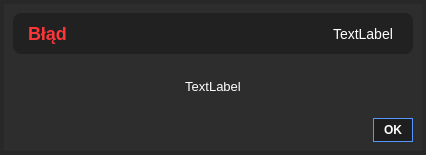
<?xml version="1.0" encoding="UTF-8"?>
<ui version="4.0">
 <class>InfoDialog</class>
 <widget class="QDialog" name="InfoDialog">
  <property name="geometry">
   <rect>
    <x>0</x>
    <y>0</y>
    <width>422</width>
    <height>155</height>
   </rect>
  </property>
  <property name="sizePolicy">
   <sizepolicy hsizetype="Minimum" vsizetype="Minimum">
    <horstretch>0</horstretch>
    <verstretch>0</verstretch>
   </sizepolicy>
  </property>
  <property name="minimumSize">
   <size>
    <width>400</width>
    <height>150</height>
   </size>
  </property>
  <property name="windowTitle">
   <string>Dialog</string>
  </property>
  <property name="styleSheet">
   <string notr="true">#errlabel {
	font-size: 18px;
	font-weight:500;
}
#widgetas{
	background-color: rgb(45, 45, 45);
	
}QPushButton {
	background-color: rgb(30, 30, 30);
	border: 1px solid rgb(85, 150, 255);
	color: rgb(85, 150, 255);
	padding: 4px 10px;
	font: 75 10pt &quot;Segoe UI&quot;;
	font-weight: 500;
}
QPushButton::hover {
	background-color: rgb(85, 150, 255);
	border: 1px solid rgb(30, 30, 30);
	font: 75 10pt &quot;Segoe UI&quot;;
	color: rgb(30, 30, 30);
	border-radius:5px;
	font-weight: 500;
}

QPushButton::disabled {
	color:rgb(30, 47, 103);
	background-color:rgb(85, 106, 132);
	border: 1px solid rgb(7, 23, 59);
	border-radius: 10px;
	font-size: 14px;
}

#errlabel {
	padding:10px;
}
#widgetTitle{
	background-color: rgb(33, 33, 33);
	border-radius: 8px;
}

#widgetx{
	background-color: rgb(45, 45, 45);
	border: 4px solid #282828;
}</string>
  </property>
  <layout class="QVBoxLayout" name="verticalLayout" stretch="0">
   <property name="sizeConstraint">
    <enum>QLayout::SetMinimumSize</enum>
   </property>
   <property name="leftMargin">
    <number>0</number>
   </property>
   <property name="topMargin">
    <number>0</number>
   </property>
   <property name="rightMargin">
    <number>0</number>
   </property>
   <property name="bottomMargin">
    <number>0</number>
   </property>
   <item>
    <widget class="QWidget" name="widgetx" native="true">
     <property name="sizePolicy">
      <sizepolicy hsizetype="Minimum" vsizetype="Minimum">
       <horstretch>0</horstretch>
       <verstretch>0</verstretch>
      </sizepolicy>
     </property>
     <property name="styleSheet">
      <string notr="true"/>
     </property>
     <layout class="QVBoxLayout" name="verticalLayout_3">
      <property name="spacing">
       <number>0</number>
      </property>
      <property name="sizeConstraint">
       <enum>QLayout::SetMinimumSize</enum>
      </property>
      <property name="leftMargin">
       <number>4</number>
      </property>
      <property name="topMargin">
       <number>4</number>
      </property>
      <property name="rightMargin">
       <number>4</number>
      </property>
      <property name="bottomMargin">
       <number>4</number>
      </property>
      <item>
       <widget class="QWidget" name="widgetas" native="true">
        <property name="sizePolicy">
         <sizepolicy hsizetype="Minimum" vsizetype="Minimum">
          <horstretch>0</horstretch>
          <verstretch>0</verstretch>
         </sizepolicy>
        </property>
        <property name="styleSheet">
         <string notr="true">color:white;</string>
        </property>
        <layout class="QVBoxLayout" name="verticalLayout_2" stretch="0,1,0">
         <property name="sizeConstraint">
          <enum>QLayout::SetMinimumSize</enum>
         </property>
         <item>
          <widget class="QWidget" name="widgetTitle" native="true">
           <property name="styleSheet">
            <string notr="true"/>
           </property>
           <layout class="QHBoxLayout" name="horizontalLayout" stretch="4,1">
            <property name="spacing">
             <number>0</number>
            </property>
            <property name="leftMargin">
             <number>0</number>
            </property>
            <property name="topMargin">
             <number>0</number>
            </property>
            <property name="rightMargin">
             <number>0</number>
            </property>
            <property name="bottomMargin">
             <number>0</number>
            </property>
            <item>
             <widget class="QLabel" name="errlabel">
              <property name="styleSheet">
               <string notr="true">color: rgb(255, 53, 56);</string>
              </property>
              <property name="text">
               <string>Błąd</string>
              </property>
              <property name="wordWrap">
               <bool>true</bool>
              </property>
             </widget>
            </item>
            <item alignment="Qt::AlignLeft">
             <widget class="QLabel" name="titlelabel">
              <property name="styleSheet">
               <string notr="true">font-size: 14px;</string>
              </property>
              <property name="text">
               <string>TextLabel</string>
              </property>
             </widget>
            </item>
           </layout>
          </widget>
         </item>
         <item alignment="Qt::AlignHCenter">
          <widget class="QLabel" name="contentlabel">
           <property name="sizePolicy">
            <sizepolicy hsizetype="Minimum" vsizetype="Minimum">
             <horstretch>0</horstretch>
             <verstretch>0</verstretch>
            </sizepolicy>
           </property>
           <property name="minimumSize">
            <size>
             <width>400</width>
             <height>0</height>
            </size>
           </property>
           <property name="maximumSize">
            <size>
             <width>700</width>
             <height>16777215</height>
            </size>
           </property>
           <property name="styleSheet">
            <string notr="true">font-size: 13px;</string>
           </property>
           <property name="text">
            <string>TextLabel</string>
           </property>
           <property name="alignment">
            <set>Qt::AlignCenter</set>
           </property>
           <property name="wordWrap">
            <bool>true</bool>
           </property>
          </widget>
         </item>
         <item>
          <widget class="QDialogButtonBox" name="buttonBox">
           <property name="orientation">
            <enum>Qt::Horizontal</enum>
           </property>
           <property name="standardButtons">
            <set>QDialogButtonBox::Ok</set>
           </property>
          </widget>
         </item>
        </layout>
       </widget>
      </item>
     </layout>
    </widget>
   </item>
  </layout>
 </widget>
 <resources/>
 <connections>
  <connection>
   <sender>buttonBox</sender>
   <signal>accepted()</signal>
   <receiver>InfoDialog</receiver>
   <slot>accept()</slot>
   <hints>
    <hint type="sourcelabel">
     <x>248</x>
     <y>254</y>
    </hint>
    <hint type="destinationlabel">
     <x>157</x>
     <y>274</y>
    </hint>
   </hints>
  </connection>
  <connection>
   <sender>buttonBox</sender>
   <signal>rejected()</signal>
   <receiver>InfoDialog</receiver>
   <slot>reject()</slot>
   <hints>
    <hint type="sourcelabel">
     <x>316</x>
     <y>260</y>
    </hint>
    <hint type="destinationlabel">
     <x>286</x>
     <y>274</y>
    </hint>
   </hints>
  </connection>
 </connections>
</ui>
